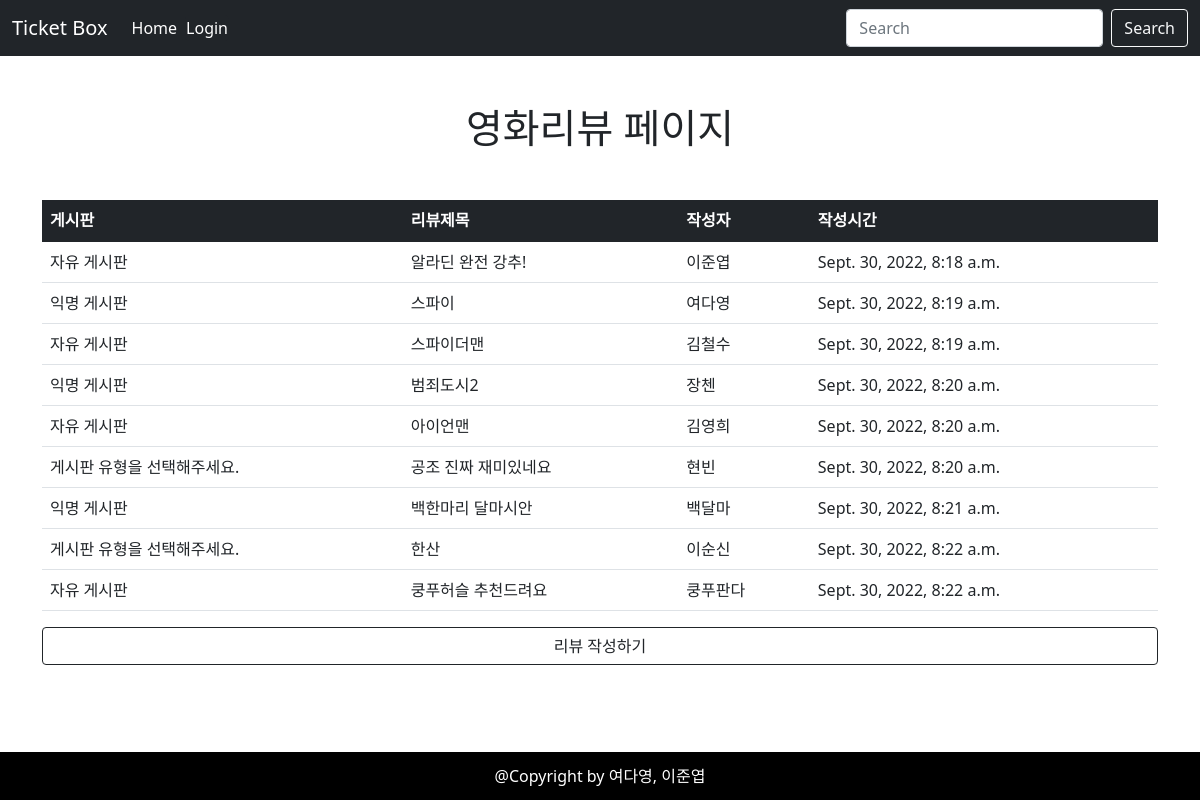
The page / on the database its author committed.
### projectapp/models.py (models this page shows)
class Board(models.Model):
    boards = models.CharField(max_length=15)
    user = models.CharField(max_length=15)
    title = models.CharField(max_length=50)
    content = models.TextField()
    created_at = models.DateTimeField(auto_now_add = True)

### projectapp/views.py (the view)
# urls.py: path('',views.index, name='index'),
def index(request):
    boards = Board.objects.all()
    return render(request,'board/index.html', {'boards': boards})

### projectapp/templates/board/index.html
{% extends 'base.html' %}
{% block content %}
<div class="container d-flex flex-column align-items-center py-5">
    <h1 class="mb-5">영화리뷰 페이지</h1>
    <table class="table col-8 table-hover">
        <thead>
            <tr class="table-dark">
                <th scope="col">게시판</th>
                <th scope="col">리뷰제목</th>
                <th scope="col">작성자</th>
                <th scope="col">작성시간</th>
            </tr>
        </thead>
        <tbody>
            {% for board in boards %}
            <div>
                <tr onclick="location.href='detail/{{board.id}}'" style="cursor:pointer;">
                    <td>{{ board.boards }}</td>
                    <td>{{ board.title }}</td>
                    <td>{{ board.user }}</td>
                    <td>{{ board.created_at }}</td>
                </tr>
            </div>
            {% endfor %}
        </tbody>
    </table>
    <a class="btn btn-outline-dark w-100 mb-4" type="button" href="{% url 'board:new' %}">리뷰 작성하기</a>
</div>
{% endblock %}

### templates/base.html (shortened to what this page needs)
<!DOCTYPE html>
<html lang="ko">
<head>
    <link href="https://cdn.jsdelivr.net/npm/bootstrap@5.1.3/dist/css/bootstrap.min.css" rel="stylesheet"
>
</head>
<body>
    <nav class="navbar navbar-dark bg-dark sticky-top navbar-expand-lg bg-light">
        <div class="container-fluid">
            <a class="navbar-brand" href="{% url 'board:index' %}">Ticket Box</a>
            <div class="collapse navbar-collapse" id="navbarSupportedContent">
                <ul class="navbar-nav me-auto mb-2 mb-lg-0 d-flex ">
                    <li class="nav-item">
                        <a class="nav-link active" aria-current="page" href="{% url 'board:index' %}">Home</a>
                    </li>
                    <li class="d-flex flex-column justify-content-center">
                        <button type="button" class="btn btn-dark p-0" data-bs-toggle="modal"
                            data-bs-target="#exampleModal">
                            Login
                        </button>
                    </li>
                </ul>
            </div>
            <div>
                <form class="d-flex" action="{% url 'search:search' %}" method="GET">
                    <input class="form-control me-2" type="search" placeholder="Search" name="kw">
                    <button class="btn btn-outline-light" type="submit">Search</button>
                </form>
            </div>
        </div>
    </nav>
    {% block content %}
    {% endblock %}
    <div class="fixed-bottom">
        <p
            style="background-color:black; color:white; padding:0; margin:0; width:100%; height:3rem; display:flex; justify-content:center; align-items:center;">
            @Copyright by 여다영, 이준엽</p>
    </div>
</body>
</html>

### rows shown on the page
Board: boards "자유 게시판", title "알라딘 완전 강추!", user "이준엽", created_at "Sept. 30, 2022, 8:18 a.m."
Board: boards "익명 게시판", title "스파이", user "여다영", created_at "Sept. 30, 2022, 8:19 a.m."
Board: boards "자유 게시판", title "스파이더맨", user "김철수", created_at "Sept. 30, 2022, 8:19 a.m."
Board: boards "익명 게시판", title "범죄도시2", user "장첸", created_at "Sept. 30, 2022, 8:20 a.m."
Board: boards "자유 게시판", title "아이언맨", user "김영희", created_at "Sept. 30, 2022, 8:20 a.m."
Board: boards "게시판 유형을 선택해주세요.", title "공조 진짜 재미있네요", user "현빈", created_at "Sept. 30, 2022, 8:20 a.m."
Board: boards "익명 게시판", title "백한마리 달마시안", user "백달마", created_at "Sept. 30, 2022, 8:21 a.m."
Board: boards "게시판 유형을 선택해주세요.", title "한산", user "이순신", created_at "Sept. 30, 2022, 8:22 a.m."
Board: boards "자유 게시판", title "쿵푸허슬 추천드려요", user "쿵푸판다", created_at "Sept. 30, 2022, 8:22 a.m."
